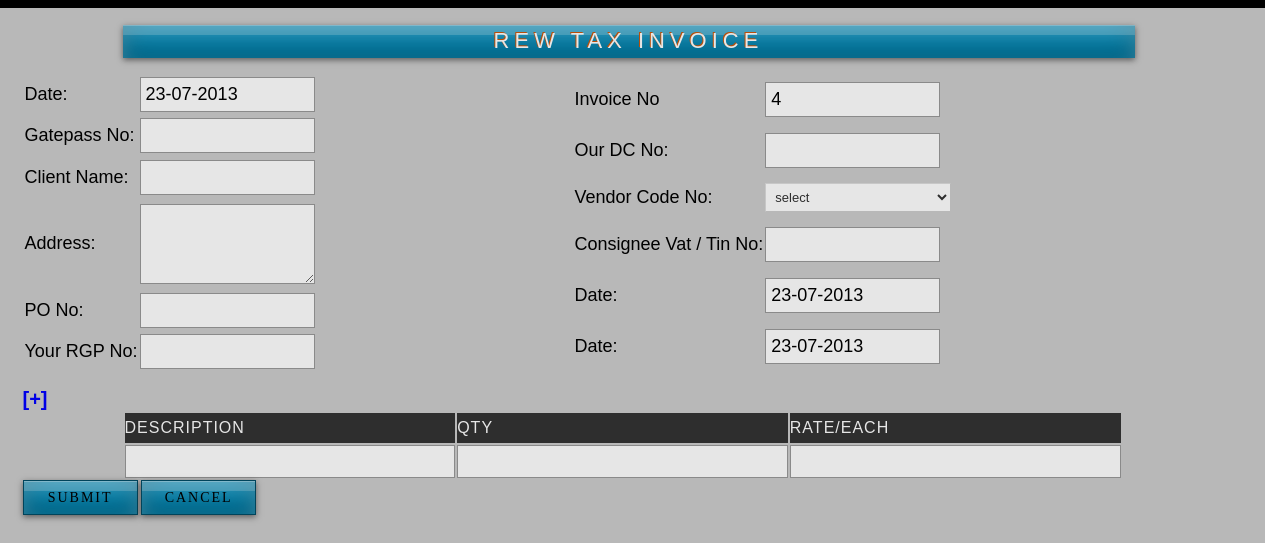
The page /invoicebasic.php on the database as committed earlier.
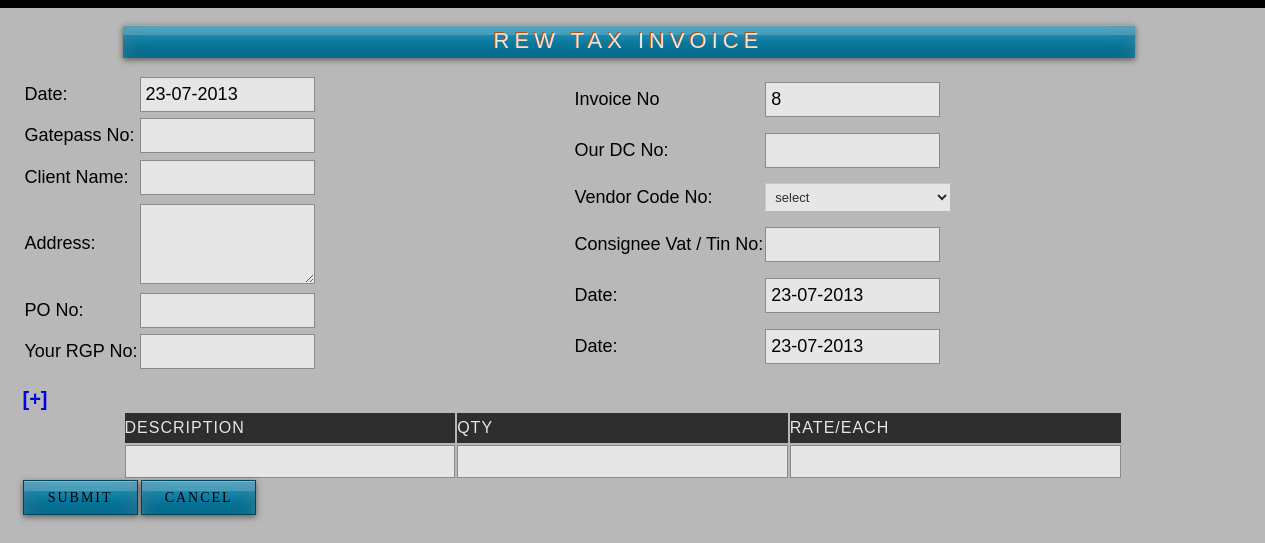
The same page on the database as committed later.
### tables this page shows
CREATE TABLE IF NOT EXISTS `invoice` (
  `i_id` int(11) NOT NULL AUTO_INCREMENT,
  `q_date` varchar(25) NOT NULL,
  `gatepass_no` varchar(20) NOT NULL,
  `c_id` int(11) NOT NULL,
  `c_comp` varchar(50) NOT NULL,
  `q_name` varchar(25) NOT NULL,
  `q_address` varchar(100) NOT NULL,
  `q_mo` bigint(11) NOT NULL,
  `po_no` int(20) NOT NULL,
  `rgp_no` int(20) NOT NULL,
  `dc_no` int(20) NOT NULL,
  `code_no` varchar(20) NOT NULL,
  `tin_no` int(20) NOT NULL,
  `date1` date NOT NULL,
  `date2` date NOT NULL,
  PRIMARY KEY (`i_id`)
);

### invoicebasic.php (the view, shortened to what this page needs)
<?php
$in=$_REQUEST['c_id1'];
$c_query="select * from clients where c_id='$in'";
$c_res=mysql_query($c_query);
$c_row=mysql_fetch_array($c_res);
$c_query2="select g_no from gatepass where client_id='$c_row[0]'";
$c_res2=mysql_query($c_query2);
$gate=mysql_result($c_res2,0);
$c_query1="select * from invoice order by i_id DESC";
$c_res1=mysql_query($c_query1);
if($c_row1=mysql_fetch_array($c_res1))
{
	$count=$c_row1[0];
	}
?>
<html>
<head>
<link rel="stylesheet" href="styles2.css" type="text/css" />
<link rel="stylesheet" href="styles.css" type="text/css" />
</head>
<body>
<div id="container">
    <div id="sub-header">
                <div class="quo">
                <form name="form5" action="" method="post" enctype="multipart/form-data">
                <br />
                <div class="quotationI"><center>REW TAX INVOICE</center></div>
                <br />
                <table class="q_info3" height="300px">
                <tr><td class="l_form">Date:</td><td><input name="q_date" class="q_in" type="text" value="<?php  echo date("d-m-Y"); ?>"/></td></tr>
                <tr><td class="l_form">Gatepass No:</td>
                <td>
                <input type="text" class="q_in" name="g_no" value="<?php echo $gate; ?>" readonly>
				</td>
                </tr>
                <tr><td class="l_form">Client Name:</td>
                <td>
                <input type="text" class="q_in" name="q_name" value="<?php echo $c_row[2]; ?>">
				</td>
                </tr>
                <tr><td class="l_form">Address:</td><td><textarea class="q_add" name="q_address"><?php echo $c_row[4]; ?></textarea></td></tr>
                <tr><td class="l_form">PO No:</td>
                <td>
                <input type="text" class="q_in" name="po_no" >
				</td>
                </tr>
                <tr><td class="l_form">Your RGP No:</td>
                <td>
                <input type="text" class="q_in" name="rgp" >
				</td></tr>
                </table>
                <table class="q_info5">
                <tr><td class="l_form">Invoice No</td>
                <td><input name="invoice" class="q_in" type="text" value="<?php echo $count+1; ?>"/></td></tr>
                <tr><td class="l_form">Our DC No:</td>
                <td>
                <input type="text" class="q_in" name="dc" >
				</td></tr>
                 <tr><td class="l_form">Vendor Code No:</td>
                <td>
                <select name="vendr" class="q_add_i">
                <option value="">select</option>
                </select>
				</td></tr>
                 <tr><td class="l_form">Consignee Vat / Tin No:</td>
                <td>
                <input type="text" class="q_in" name="tin_no" >
				</td></tr>
                 <tr><td class="l_form">Date:</td>
                <td>
                <input type="text" class="q_in" name="date1" value="<?php echo date('d-m-Y'); ?>" >
				</td></tr>
                <tr><td class="l_form">Date:</td>
                <td>
                <input type="text" class="q_in" name="date2" value="<?php echo date('d-m-Y'); ?>" >
				</td></tr>
                </table>
                <br />
                <table class="des">
                <tr>
                <td class="heading">DESCRIPTION</td>
                <td class="heading" >QTY</td>
                <td class="heading">RATE/EACH</td>
                </tr>
                <span style="color:#00f;font-size:20px;font-weight:bold;cursor:pointer;" onClick="add_phone_field()">[+]</span>
                <tr>
                <td>
                 <input class="des_in" type="text" name="d[]" id="0"><br>
                </td>
                <td>
                 <input class="des_q" type="text" name="q[]" id="0"><br>
                </td>
                <td>
                 <input class="des_r" type="text" name="r[]" id="0"><br>
                </td>
                </tr>
                </table>
                <div class="q_button5">
            	 <input name="submit" class="formbutton" value=" Submit " type="submit" onClick="javascript:return validateMyForm();" />
                <input name="cancel" class="formbutton" value="Cancel" type="submit" />
                </div>
                </form>
  				</div>
                </div>
</div>
</body>
</html>

### styles2.css (style rules this page uses)
body { background:#000; margin:0; padding:0; font-family: Verdana, Geneva, sans-serif; font-size: 13px; color: #000; }
* { margin:0; padding:0; }
form input, form select, form textarea { padding: 5px; color: #333333; border: 1px solid #ddd; border-right:1px solid #ccc; border-bottom:1px solid #ccc; background-color:#fff; font-family: Arial, Helvetica, sans-serif; font-size: 13px; }
form input.formbutton { color: #000; padding: 6px 8px; font-size: 14px; letter-spacing:2px; font-family: Arial, Helvetica, sans-serif; text-decoration: none; text-transform: uppercase; background: #00a1d2; border: none; width:115px; height:35px; overflow: visible; font-family: Lucida Grande; border: 1px solid rgba(0,0,0,0.5); background:#09C; box-shadow: 0 2px 6px rgba(0,0,0,0.5), inset 0 1px rgba(255,255,255,0.3), inset 0 10px rgba(255,255,255,0.2), inset 0 10px 20px rgba(255,255,255,0.25), inset 0 -15px 30px rgba(0,0,0,0.3); -o-box-shadow: 0 2px 6px rgba(0,0,0,0.5), inset 0 1px rgba(255,255,255,0.3), inset 0 10px rgba(255,255,255,0.2), inset 0 10px 20px rgba(255,255,255,0.25), inset 0 -15px 30px rgba(0,0,0,0.3); -webkit-box-shadow: 0 2px 6px rgba(0,0,0,0.5), inset 0 1px rgba(255,255,255,0.3), inset 0 10px rgba(255,255,255,0.2), inset 0 10px 20px rgba(255,255,255,0.25), inset 0 -15px 30px rgba(0,0,0,0.3); -moz-box-shadow: 0 2px 6px rgba(0,0,0,0.5), inset 0 1px rgba(255,255,255,0.3), inset 0 10px rgba(255,255,255,0.2), inset 0 10px 20px rgba(255,255,255,0.25), inset 0 -15px 30px rgba(0,0,0,0.3); }
#container { width: 960px; margin: 0 auto; padding: 0px; }
div#sub-header { margin-top:8px; margin-bottom:5px; margin-left:-180px; width:1315px; height:1500px; background-color:#CCC; opacity:0.9; }
.quo { margin-left:50px; }
.quotationI { font-size:22px; color:#fff; font-family: Arial, Helvetica, sans-serif; font-weight:500; letter-spacing:5px; background-color:#F87B27; width:80%; height:30px; margin-left:100px; margin-top:2px; text-shadow:-1px -1px #CE5709; background: #F87B27 url('images/frontpage-link.png') repeat-x scroll top left; padding:3px 0px 0px 0px; background:#09C; box-shadow: 0 2px 6px rgba(0,0,0,0.5), inset 0 1px rgba(255,255,255,0.3), inset 0 10px rgba(255,255,255,0.2), inset 0 10px 20px rgba(255,255,255,0.25), inset 0 -15px 30px rgba(0,0,0,0.3); -o-box-shadow: 0 2px 6px rgba(0,0,0,0.5), inset 0 1px rgba(255,255,255,0.3), inset 0 10px rgba(255,255,255,0.2), inset 0 10px 20px rgba(255,255,255,0.25), inset 0 -15px 30px rgba(0,0,0,0.3); -webkit-box-shadow: 0 2px 6px rgba(0,0,0,0.5), inset 0 1px rgba(255,255,255,0.3), inset 0 10px rgba(255,255,255,0.2), inset 0 10px 20px rgba(255,255,255,0.25), inset 0 -15px 30px rgba(0,0,0,0.3); -moz-box-shadow: 0 2px 6px rgba(0,0,0,0.5), inset 0 1px rgba(255,255,255,0.3), inset 0 10px rgba(255,255,255,0.2), inset 0 10px 20px rgba(255,255,255,0.25), inset 0 -15px 30px rgba(0,0,0,0.3); }
.l_form { font-size:18px; color:#000; border:none; margin-left:125px; margin-top:30px; }
.q_in { width:175px; height:35px; border:1px solid #999; background-color:#FFF; font-size:18px; color:#000 }
.q_info5 { margin-left:550px; margin-top:-300px; height:300px; }
.heading { background-color:#333; color:#FFF; height:30px; letter-spacing:1px; }
.des { width:1000px; margin-left:100px; }
.q_add { width:175px; height:80px; background-color:#FFF; font-size:18px; border:1px solid #999; color:#000; }
.des_in { width:100%; background-color:#FFF; font-size:18px; color:#000; border:1px solid #999; }
.des_r { width:100%; height:138%; background-color:#FFF; font-size:18px; color:#000; border:1px solid #999; }
.des_q { width:100%; background-color:#FFF; font-size:18px; color:#000; border:1px solid #999; }
select { width:186px; }
option { background:#FFF; color:#000; }

Rows that differ between the two databases and show on the page:
no longer on this page (row edited): invoice: invoice "4"
added invoice: invoice "8"
